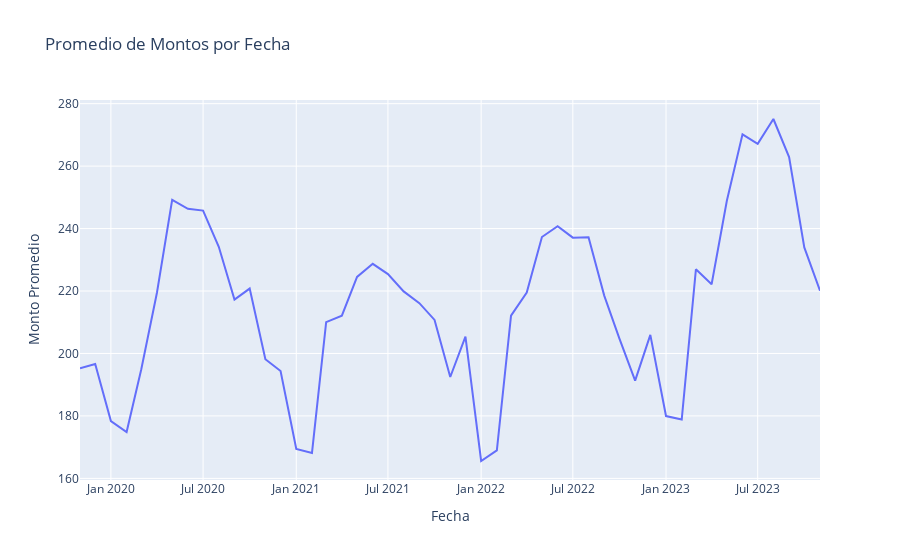

Here is the notebook cell this chart was saved with:
### Code cell
px.line(df_avg, x='date', y='amount', title='Promedio de Montos por Fecha', labels={'date': 'Fecha', 'amount': 'Monto Promedio'})
